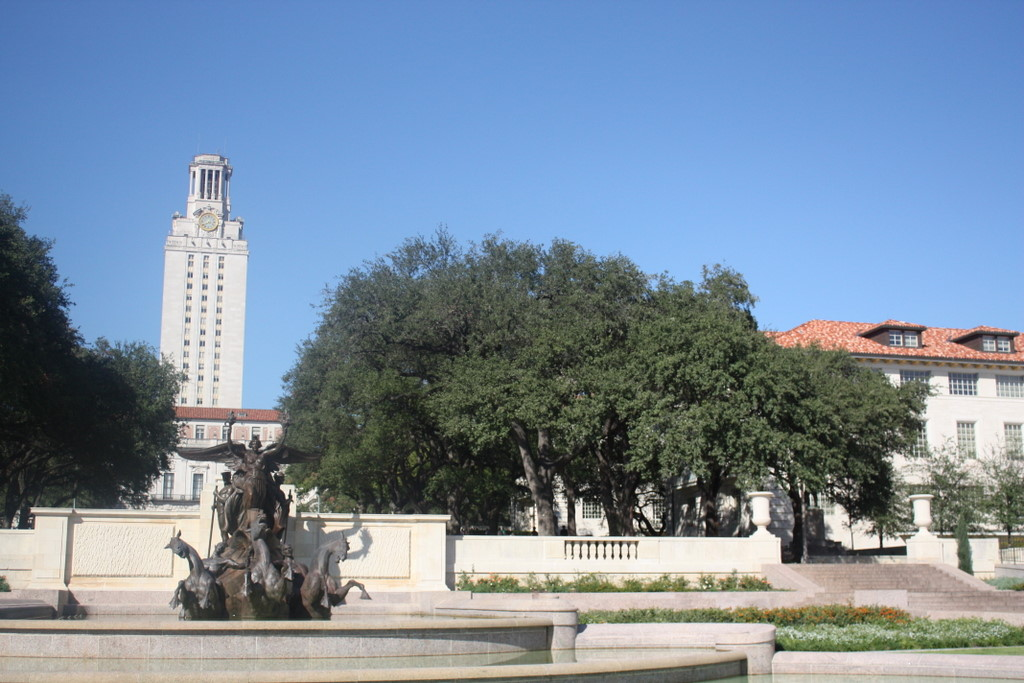
#> input picture uttower_left.jpg, 1024 x 683 px
$ python -i harris.py   (imports and definitions only)
#> lines starting #> are read from the running program, lines starting #| are printed output that depends on the picture
### gauss.py
import math
import numpy as np

class GaussFilter:
    def __init__(self,
                 std_dev,
                 kernel_dimension=None):
        self.std_dev = std_dev
        if not kernel_dimension:
            self.kernel_dimension = self.compute_kernel_dimensions(std_dev)
        else:
            self.kernel_dimension = kernel_dimension
        self.kernel = self.generate_gaussian_kernel(std_dev)

    @staticmethod
    def compute_kernel_dimensions(std_dev):
        return int(1 + 2*(3*std_dev))

    def get_gaussian_coordiantes(self, x, y):
        center = int(self.kernel_dimension/2) + 1
        origin = center - 1
        gauss_x = x - origin
        gauss_y = y - origin

        return gauss_x, gauss_y

    def compute_gaussian_pixel_value(self, gauss_x, gauss_y):
        std_squared = self.std_dev**2
        pi = math.pi
        pixel_value = math.exp(-(gauss_x**2 + gauss_y**2)/(2*std_squared))/(2*pi*std_squared)
        return pixel_value

    def generate_gaussian_kernel(self, std_dev):
        """
        std_dev: value of standard deviation in terms of pixels
        """
        k = self.kernel_dimension
        kernel = np.zeros((k, k))

        for x, y in np.ndindex((k, k)):
            gauss_x, gauss_y = self.get_gaussian_coordiantes(x, y)
            kernel[x, y] = self.compute_gaussian_pixel_value(gauss_x, gauss_y)

        return kernel/sum(sum(kernel))

### utils.py
import cv2
import matplotlib.pyplot as plt
import imageio
import math
import numpy as np
from hashlib import sha1
import json
from matplotlib.patches import ConnectionPatch

from numpy import all, array, uint8


def load_image(image_path):
    img = cv2.imread(image_path)
    return cv2.cvtColor(img, cv2.COLOR_BGR2RGB)

# [5 lines left out: function visualize_image, not called in this run]

def save_array_as_image(array, name):
    imageio.imwrite(name, array)

def _filter(image, kernel,
             stride=(1, 1),
             padding=None,):

    num_channels = image.shape[2]
    kernel_extended = np.asarray([kernel for i in range(num_channels)]).reshape(kernel.shape[0],
                                                                                        kernel.shape[1],
                                                                                        num_channels)

    image_height, image_width, image_channels = image.shape
    kernel_height, kernel_width, kernel_channels = kernel_extended.shape

    stride_height, stride_width = stride

    if padding is None:
        width_padding = int(((image_width - 1)*stride_width + kernel_width - image_width)/2)
        height_padding = int(((image_height - 1)*stride_height + kernel_height - image_height)/2)
    else:
        height_padding, width_padding = padding


    input_image = np.zeros((height_padding + image_height + height_padding, width_padding + image_width + width_padding, image_channels))
    input_image[height_padding:image_height + height_padding, width_padding:image_width + width_padding, :] = image.copy()

    input_height, input_width, input_channels = input_image.shape

    output_height = int((input_height - kernel_height)/stride_height) + 1
    output_width = int((input_width - kernel_width)/stride_width) + 1

    output_image = np.zeros((output_height, output_width, input_channels))

    for x in range(0, output_width):
        for y in range(0, output_height):
            output_image[y, x, :] = np.einsum('ij,ijk->k',
                                              kernel,
                                              input_image[y*stride_height:y*stride_height + kernel_height,
                                                          x*stride_width:x*stride_width + kernel_width, :])

    return output_image

def convolve(image, kernel,
             stride=(1, 1),
             padding=None,):

    kernel_flipped = np.rot90(np.flipud(kernel.T))

    return _filter(image, kernel_flipped, stride, padding)

class hashable(object):
    r'''Hashable wrapper for ndarray objects.
        Instances of ndarray are not hashable, meaning they cannot be added to
        sets, nor used as keys in dictionaries. This is by design - ndarray
        objects are mutable, and therefore cannot reliably implement the
        __hash__() method.
        The hashable class allows a way around this limitation. It implements
        the required methods for hashable objects in terms of an encapsulated
        ndarray object. This can be either a copied instance (which is safer)
        or the original object (which requires the user to be careful enough
        not to modify it).
    '''
    def __init__(self, wrapped, tight=False):
        r'''Creates a new hashable object encapsulating an ndarray.
            wrapped
                The wrapped ndarray.
            tight
                Optional. If True, a copy of the input ndaray is created.
                Defaults to False.
        '''
        self.__tight = tight
        self.__wrapped = array(wrapped) if tight else wrapped
        self.__hash = int(sha1(wrapped.view(uint8)).hexdigest(), 16)

    def __eq__(self, other):
        return all(self.__wrapped == other.__wrapped)

    def __hash__(self):
        return self.__hash

    def unwrap(self):
        r'''Returns the encapsulated ndarray.
            If the wrapper is "tight", a copy of the encapsulated ndarray is
            returned. Otherwise, the encapsulated ndarray itself is returned.
        '''
        if self.__tight:
            return array(self.__wrapped)

        return self.__wrapped

def extract_keypoints(corner_image, thresh=(30,30,30)):
    indices = np.where(np.all(corner_image > thresh, axis=-1))
    return list(zip(indices[1], indices[0]))

# [9 lines left out: function visualize_keypoints, not called in this run]

def save_list(data, name):
    with open(name, 'w') as f:
        json.dump(data, f, default='str')

def save_keypoints(keypoints, name):
    save_list(np.asarray(keypoints).tolist(), name)

def load_keypoints(name):
    return [tuple(kp) for kp in json.load(open(name))]


# [47 lines left out: functions draw_matches, save_pairs, load_pairs, not called in this run]

def get_top_pairs(pairs, top_n=50):
    top_pairs = {k:pairs[k] for k in list(pairs.keys())[:top_n]}
    return top_pairs

### harris.py
import math
import numpy as np
from gauss import GaussFilter
from utils import _filter, convolve, hashable
import cv2
import functools

class Harris:
	"""docstring for Harris"""
	def __init__(self,
				 threshold = 0,
				 num_top = -1,
				 corner_gauss_dim = None,
				 corner_gauss_std = 1,
				 response_alpha =  0.05,
				 smoothing_std = 1):
		super(Harris, self).__init__()
		sobel = np.asarray([[-1, 0, 1],
							[-2, 0, 2],
							[-1, 0, 1]])
		self.sobel_x = sobel
		self.sobel_y = sobel.T

		self.smoothing_std = smoothing_std
		self.corner_gauss_dim = corner_gauss_dim
		self.corner_gauss_std = corner_gauss_std

		self.response_alpha = response_alpha
		self.threshold = threshold
		self.num_top = 3*num_top # multiplying for all 3 colour channels

	def __call__(self, image,
				 threshold = 0,
				 num_top = -1,):
		gray = cv2.cvtColor(image, cv2.COLOR_BGR2GRAY)
		gray_extend = np.dstack([gray for i in range(3)])

		self.threshold = threshold
		self.num_top = 3*num_top # multiplying for all 3 colour channels

		M = self._second_moment_matrix(hashable(gray_extend))
		R = self._response_function(M)

		R = self._select_top_pixels(R, self.num_top)

		R_normalized = R*np.asarray(R/R.max() > self.threshold,
								    dtype='uint8')/R.max()

		return R_normalized

	def _select_top_pixels(self, matrix, num_pixels):
		idxs = np.argsort(matrix.ravel())[-(num_pixels):]
		h,w,c = np.unravel_index(idxs, (matrix.shape[0], matrix.shape[1], 3))
		top_n = matrix*0
		for x, y, z in zip(list(h), list(w), list(c)):
		    top_n[x, y, z] = matrix[x, y, z]

		return top_n

	def _get_first_order_derivatives(self, image):
		Ix = _filter(image, self.sobel_x)
		Iy = _filter(image, self.sobel_y)
		return Ix, Iy

	# The main bottleneck here is while computing
	# the second moment matrices of the images.
	# Hence, chaching this would speed up experimentation.
	# 'functools' is used to cache the second moment matrices
	# of the previously fed images.
	@functools.lru_cache(maxsize=32)
	def _second_moment_matrix(self, image_hash):

		image = image_hash.unwrap()

		smooth = convolve(image, GaussFilter(self.smoothing_std).kernel)
		Ix, Iy = self._get_first_order_derivatives(smooth)


		corner_gauss = GaussFilter(self.corner_gauss_std,
								   self.corner_gauss_dim).kernel

		M = [[convolve(Ix*Ix, corner_gauss), convolve(Ix*Iy, corner_gauss)],
			 [convolve(Iy*Ix, corner_gauss), convolve(Iy*Iy, corner_gauss)]]

		return M

	def _response_function(self, M):
		M_determinant = M[0][0]*M[1][1] - M[0][1]*M[1][0]
		M_trace = M[0][0] + M[1][1]

		R = M_determinant - self.response_alpha*(M_trace**2)

		return R


>>> import cv2
>>> picture = cv2.imread('uttower_left.jpg')
#> picture is the input picture: shape (683, 1024, 3); mean B, G, R 159, 140, 121.7
>>> result = Harris()(picture)
#> in __call__, `gray = cv2.cvtColor(image, cv2.COLOR_BGR2GRAY)`:
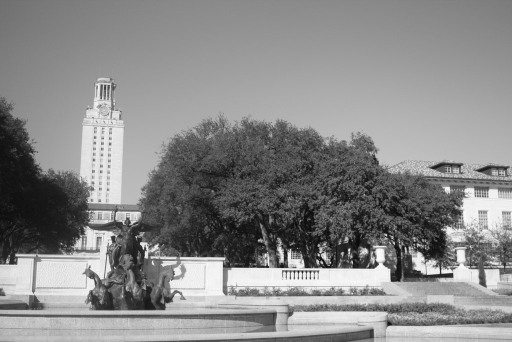
#> gray: shape (683, 1024) (shown at 1/2 size); min 2, max 255, mean 136.7
#> call 3 of _filter, with kernel = array of shape (3, 3), stride = (1, 1)
#> after the loop in _filter (call 3), `for x in range(0, output_width):`:
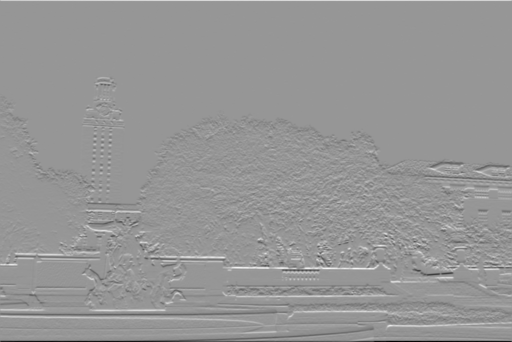
#> output_image: shape (683, 1024, 3) float64 (shown at 1/2 size); min -781.6, max 545.3, mean 0.1; drawn with min black and max white
#> call 4 of _filter, with kernel = array of shape (7, 7), stride = (1, 1)
#> in _filter (call 4), `input_image[height_padding:image_height + height_padding, width_paddin..`:
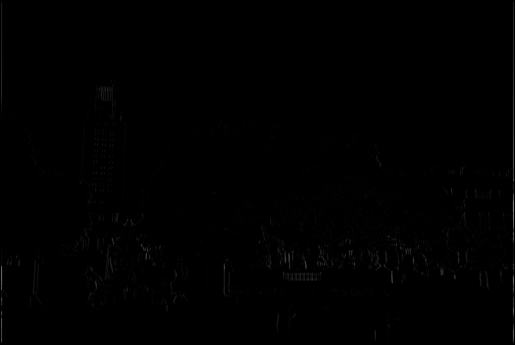
#> input_image: shape (689, 1030, 3) float64 (shown at 1/2 size); min 0, max 821060.6, mean 2385.1; drawn with min black and max white
#> in _filter (call 5), `stride_height, stride_width = stride`: stride_height = 1
#> in _filter (call 5), `input_image[height_padding:image_height + height_padding, width_paddin..`:
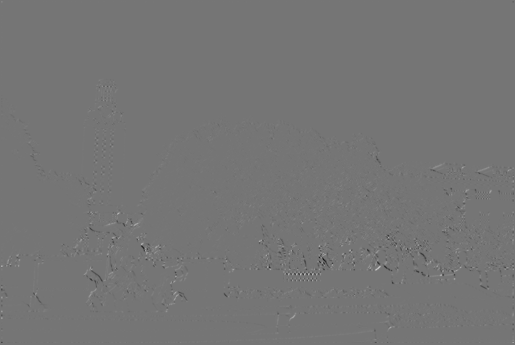
#> input_image: shape (689, 1030, 3) float64 (shown at 1/2 size); min -123916, max 144703.8, mean -58.9; drawn with min black and max white
#> after the loop in _filter (call 7), `for x in range(0, output_width):`:
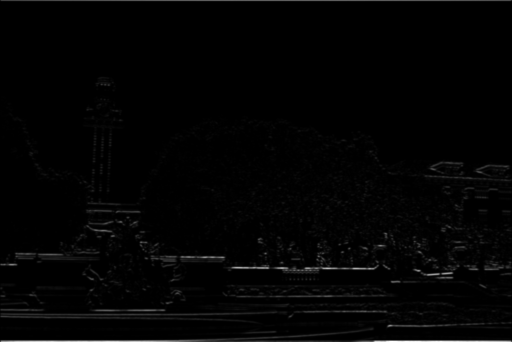
#> output_image: shape (683, 1024, 3) float64 (shown at 1/2 size); min 0.000288, max 257536.7, mean 3487.8; drawn with min black and max white
#> in __call__, `M = self._second_moment_matrix(hashable(gray_extend))`: M = 2 items
#> in _response_function, `R = M_determinant - self.response_alpha*(M_trace**2)`:
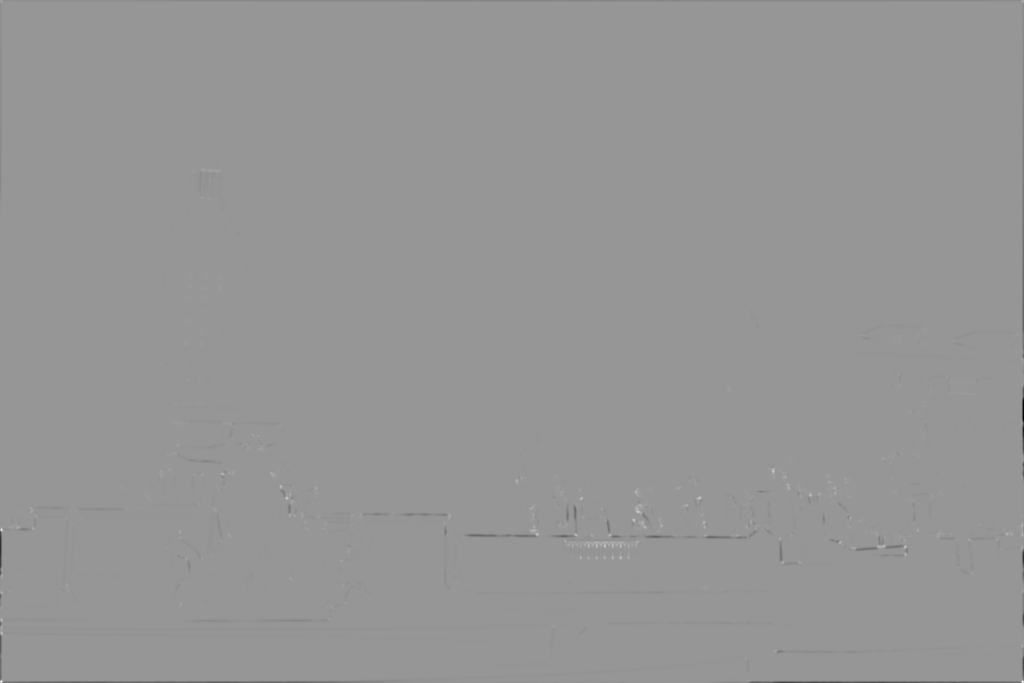
#> R: shape (683, 1024, 3) float64; min -5.97e+09, max 4.17e+09, mean -8077236.8; drawn with min black and max white
#> the loop in _select_top_pixels, `for x, y, z in zip(list(h), list(w), list(c)):` made 2098173 passes
#> (x, z) on passes 1 to 3: (418, 2), (418, 1), (418, 0)

$ run again, on uttower_right.jpg
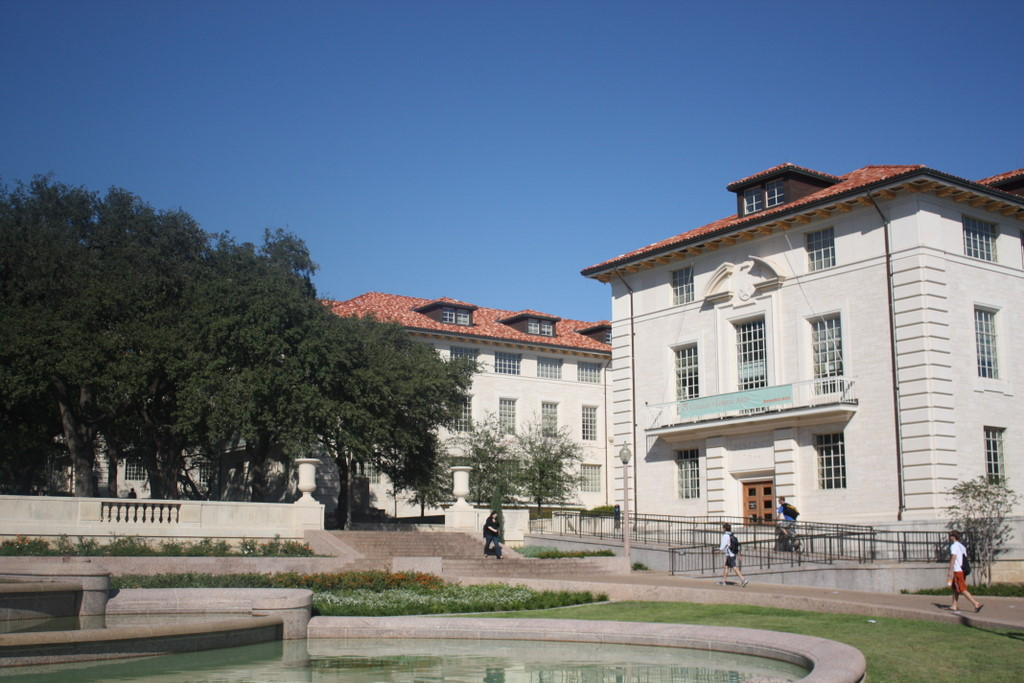
#> input picture uttower_right.jpg, 1024 x 683 px
#> picture is the input picture: shape (683, 1024, 3); mean B, G, R 132, 118.9, 107.7
#> input_image: shape (685, 1026, 3) float64
#> input_image: shape (689, 1030, 3) float64
#> after the loop in _filter (call 7), `for x in range(0, output_width):`:
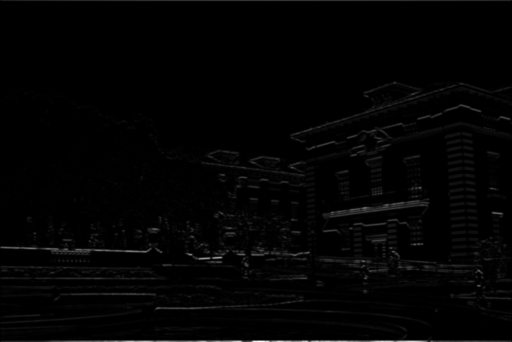
#> output_image: shape (683, 1024, 3) float64 (shown at 1/2 size); min 0.000659, max 224260.8, mean 2988.4; drawn with min black and max white
#> M = 2 items
#> in _response_function, `R = M_determinant - self.response_alpha*(M_trace**2)`:
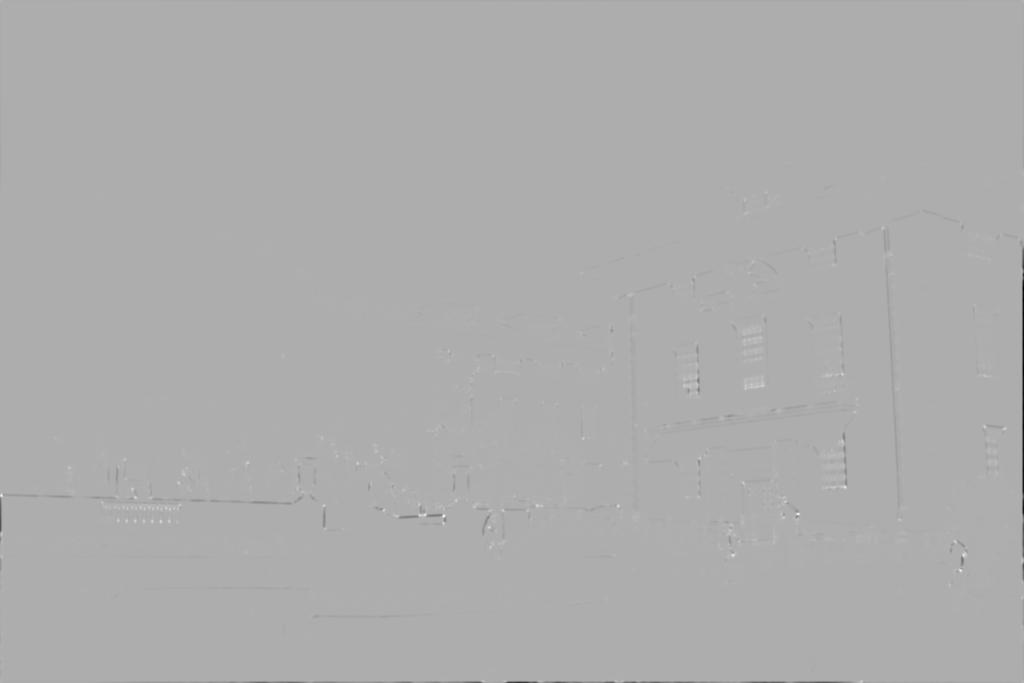
#> R: shape (683, 1024, 3) float64; min -3.66e+09, max 1.71e+09, mean -5012834; drawn with min black and max white
#> the loop in _select_top_pixels, `for x, y, z in zip(list(h), list(w), list(c)):` made 2098173 passes
#> (x, z) on passes 1 to 3: (289, 2), (289, 0), (289, 1)
